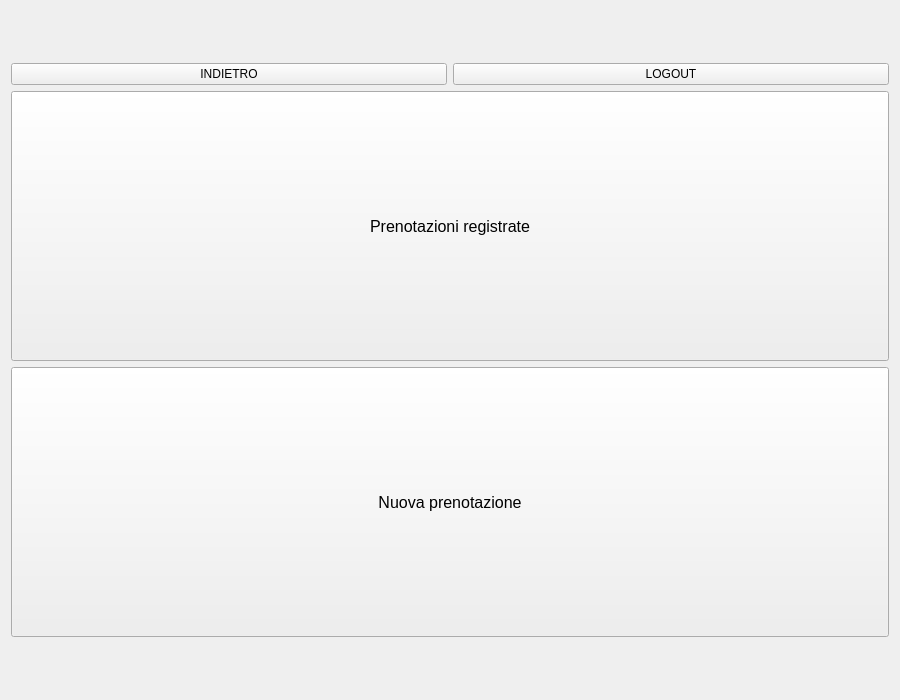
<?xml version="1.0" encoding="UTF-8"?>
<ui version="4.0">
 <class>Form</class>
 <widget class="QWidget" name="Form">
  <property name="geometry">
   <rect>
    <x>0</x>
    <y>0</y>
    <width>900</width>
    <height>700</height>
   </rect>
  </property>
  <property name="windowTitle">
   <string>Segretario - Gestione Prenotazioni</string>
  </property>
  <layout class="QVBoxLayout" name="verticalLayout">
   <item>
    <layout class="QVBoxLayout" name="verticalLayoutPrincipale">
     <item>
      <layout class="QHBoxLayout" name="horizontalLayoutIndietroLogout">
       <property name="sizeConstraint">
        <enum>QLayout::SetMinimumSize</enum>
       </property>
       <item>
        <widget class="QPushButton" name="pushButton">
         <property name="text">
          <string>INDIETRO</string>
         </property>
        </widget>
       </item>
       <item>
        <widget class="QPushButton" name="pushButtonLogout">
         <property name="maximumSize">
          <size>
           <width>16777215</width>
           <height>16777215</height>
          </size>
         </property>
         <property name="text">
          <string>LOGOUT</string>
         </property>
        </widget>
       </item>
      </layout>
     </item>
     <item>
      <widget class="QPushButton" name="pushButtonPrenotazioneTrattamento">
       <property name="minimumSize">
        <size>
         <width>0</width>
         <height>270</height>
        </size>
       </property>
       <property name="font">
        <font>
         <pointsize>12</pointsize>
        </font>
       </property>
       <property name="text">
        <string>Prenotazioni registrate</string>
       </property>
      </widget>
     </item>
     <item>
      <widget class="QPushButton" name="pushButtonPrenotazioneConsulenza">
       <property name="minimumSize">
        <size>
         <width>0</width>
         <height>270</height>
        </size>
       </property>
       <property name="font">
        <font>
         <pointsize>12</pointsize>
        </font>
       </property>
       <property name="text">
        <string>Nuova prenotazione</string>
       </property>
      </widget>
     </item>
    </layout>
   </item>
  </layout>
 </widget>
 <resources/>
 <connections/>
</ui>
